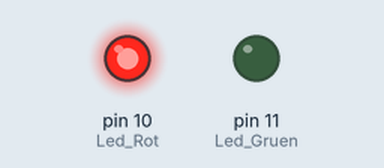
This sketch was run on a simulated Arduino Uno, built with avr-gcc and run on an emulated ATmega328P. On the bench: output pins drawn as LEDs (lit = HIGH).

Above: at 1.5 s.
At 4.5 s:
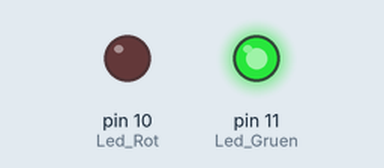
Timing chart, 0 to 7.8 s (numbered marks = the images above):
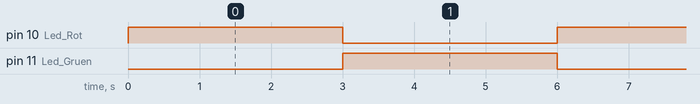

The sketch:

KY011-Arduino.ino
```cpp
int Led_Rot = 10;
int Led_Gruen = 11;

void setup ()
{
  // Initialisierung Ausgangspins für die LEDs
  pinMode (Led_Rot, OUTPUT);
  pinMode (Led_Gruen, OUTPUT);
}

void loop () //Hauptprogrammschleife
{
  digitalWrite (Led_Rot, HIGH); // LED wird eingeschaltet
  digitalWrite (Led_Gruen, LOW); // LED wird eingeschaltet
  delay (3000); // Wartemodus für 3 Sekunden

  digitalWrite (Led_Rot, LOW); // LED wird eingeschaltet
  digitalWrite (Led_Gruen, HIGH); // LED wird eingeschaltet
  delay (3000); // Wartemodus für weitere zwei Sekunden in denen die LEDs dann umgeschaltet sind
}
```

Measured:
- by itself, pin 10 (Led_Rot), pin 11 (Led_Gruen): alternates HIGH for 3.0 s and LOW for 3.0 s
